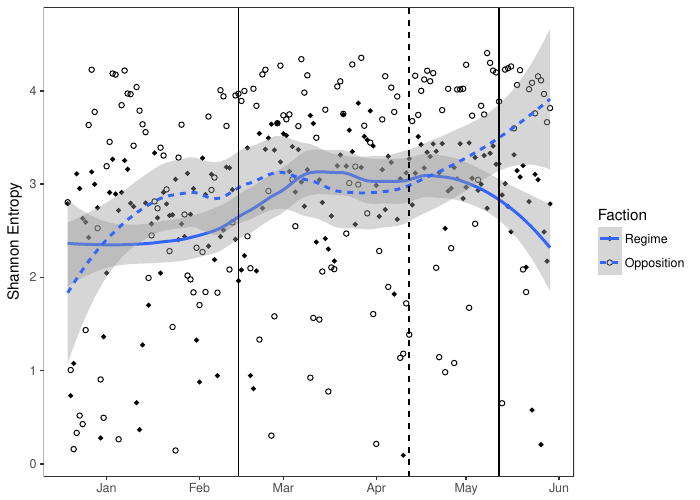

Write R code to recreate this figure.
##CTM analysis: code for Figure F in Appendix

library("topicmodels")
library("SnowballC")
library("slam")
library("tm")
library("XML")
library("koRpus")
library("tm")
library("foreign")
library("RTextTools")
library("ggplot2")
library("quanteda")
library("reshape2")
library("dplyr")
library("lubridate")
library("stm")
load("anonymized_tweets.Rdata")



##prep documents
out <- prepDocuments(processed$documents, processed$vocab, processed$meta, lower.thresh = 0)


###run CTM 
fitCTM <- stm(out$documents,out$vocab, K=100, init.type="LDA",  max.em.its=100, data=out$meta, seed=5926696)


###only look at the most semantically coherent topics


semcoh<- semanticCoherence(fitCTM, out$documents, 20)


##apply the same semantic coherence cutoff as in LDA: -150


indices<-which(semcoh >  -150)


##define Shannon Diversity

shanDiv <- function( pVec, zeroPad = 1e-100 ) {  
  psum <- sum( pVec )
  zeros <- which(pVec == 0)
  if (length(zeros) > 0) {
    ##print( "you can't take log of 0\n")
    pVec[zeros] <- zeroPad
  }
  if (psum != 1) {
    print( "your probabilities don't sum to 1 \n")
  }
  hvec <- pVec * log( pVec, base = 2)
  h <- -1.0 * sum( hvec )
  return( h )
}



##only keep the topics with high semcoh
ctm<-fitCTM$theta[,indices]

ctm<-t(ctm)

##calculate shannon diversity
nd<-apply(ctm, 2, shanDiv)



##reweight to reflect the fact that we're looking at fewer topics


reweight<-function(vec){
  tot<-sum(vec)
  out<-vec/tot
  return(out)
}

reweighted<-apply(ctm, 2 , reweight)

nd<-apply(reweighted, 2, shanDiv)



#divide into coalitions and by time
govgammas<-nd[1:162]
oppgammas<-nd[163:324]
index<-seq(1:162)




dat<-data.frame(days, govgammas, oppgammas)
alldens.mm = melt(dat, id.vars ="days", measure.vars = c("govgammas","oppgammas"))
alldens.mm$Faction<-alldens.mm$variable
levels(alldens.mm$Faction)[levels(alldens.mm$Faction) =="oppgammas"]<-"Opposition"
levels(alldens.mm$Faction)[levels(alldens.mm$Faction) =="govgammas"]<-"Regime"




###Plot results
pdf("figF.pdf", 7, 5)



{ggplot(alldens.mm, aes(y=value, x=days, pch = Faction, linetype=Faction)) + geom_point() + 
  
  xlab(NULL) + ylab("Shannon Entropy") + scale_shape_manual(values=c(18, 1))+
  stat_smooth(span=.6, se=TRUE)+ theme_bw() +
  theme(panel.grid.major = element_blank(), panel.grid.minor = element_blank())+
  geom_vline(xintercept=as.numeric(days[58])) +
  geom_vline(xintercept=as.numeric(days[145]))  +
  geom_vline(xintercept=as.numeric(days[115]), linetype=2) 

}


dev.off()
